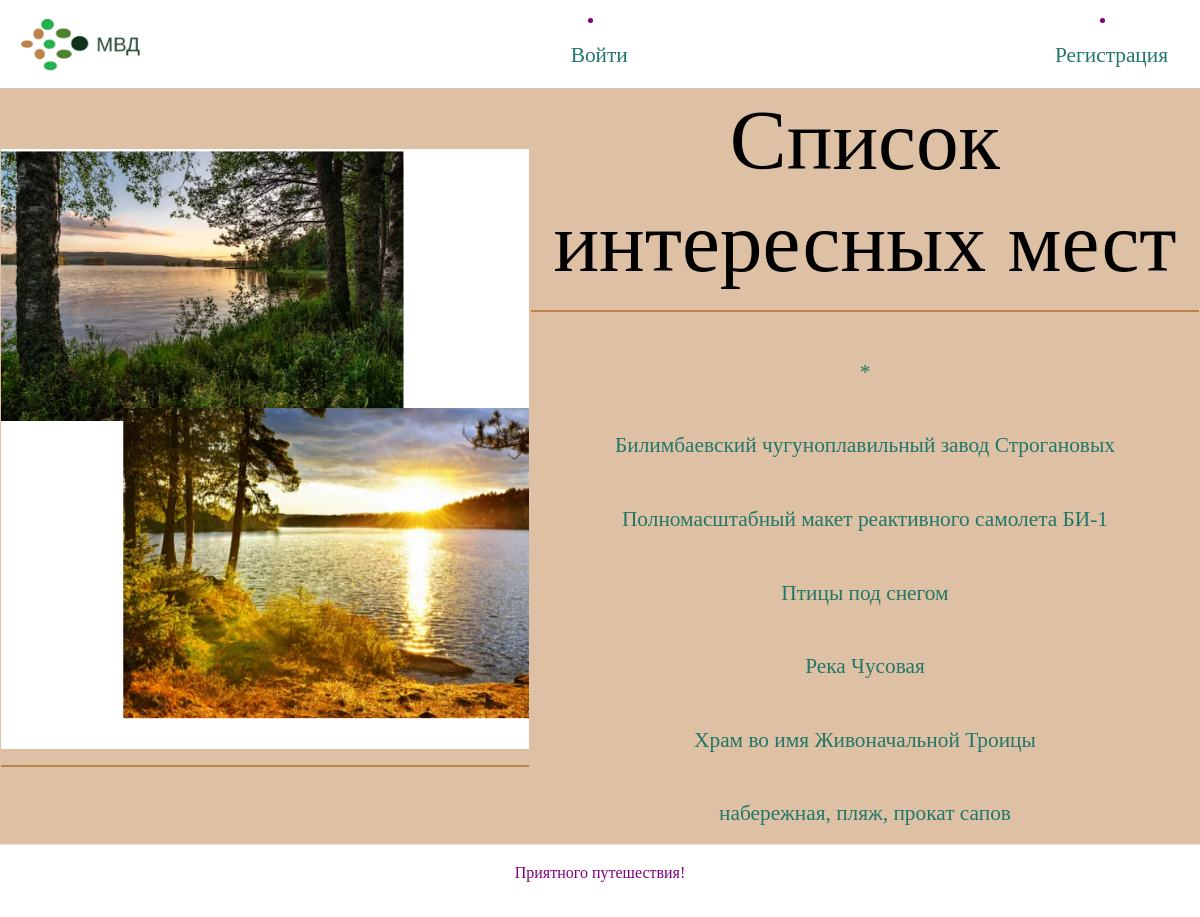
Screenshot of /interesting_places/ with the database file from the repository.
### sverdlovskroute/models.py (models this page shows)
class Interesting_place(models.Model):
    name = models.CharField(max_length=200)
    description = models.TextField()
    location = models.TextField()
    img = models.ImageField(upload_to='images/', blank=True, null=True)
    favourites = models.ManyToManyField(User, related_name='favourites', blank=True)
    class Meta:
        ordering = ["name"]
    def __str__(self):
        return self.name

### sverdlovskroute/views.py (the view)
# urls.py: path('interesting_places/', views.interesting_places_list, name = 'interesting_places_list'),
def interesting_places_list(request):
    interesting_places_list = Interesting_place.objects.all()
    template = 'sverdlovskroute/interesting_places_list.html'
    title = 'Маршруты выходного дня по Свердловской области'
    context = {
        'title': title,
        'interesting_places_list': interesting_places_list,
    }
    return render(request, template, context)

### templates/sverdlovskroute/interesting_places_list.html
{% extends 'base.html' %}
{% load static %}
{% block content %}
<table>
    <tr>
        <th> <img src="/static/img/img9.png" align=”middle” height="600px">
            <hr>
            </th><th><h1> Список интересных мест </h1><hr>
                {% for r in interesting_places_list %}
                <br>
                <h3> <a class="nav-link" href="{% url 'interesting_places_detail'  r.id %}">{{ r }}</a></h3>
        {% endfor %}</th>
    </tr>
  </table>
{% endblock %}

### templates/base.html (shortened to what this page needs)
{% load static %}
<!DOCTYPE html>
<html lang="ru">
  <head>
  </head>
  <body>
    <header>
      {% include 'includes/header.html' %}
      <link rel="stylesheet" type="text/css" href="{% static 'main.css' %}">
    </header>
    <main style="background: rgba(190, 131, 76, 0.5)">
      {% block content %}{% endblock %}
    </main>
    <footer>
      {% include 'includes/footer.html' %}
    </footer>
  </body>
</html>

### templates/includes/header.html (shortened to what this page needs)
{% load static %}
<head>
    <nav class="navbar navbar-light">
    <link rel="stylesheet" href="{% static 'css/bootstrap.min.css' %}" >
    <a class="navbar-brand" href="/">
        <img src="/static/img/logo.png" height="60px" class="d-inline-block align-top" alt="">
      </a>
    {% if user.is_authenticated %}
    <ul class="nav nav-pills">
        <li class="nav-item">
          <a class="nav-link" href="{% url 'route_map' %}">Карта</a>
        </li>
        <li class="nav-item">
          <a class="nav-link" href="{% url 'about' %}">О проекте</a>
        </li>
        <li class="nav-item">
          <a class="nav-link" href="{% url 'profile'  user.username %}">Личный кабинет</a>
        </li>
        <li class="nav-item">
          <a class="nav-link link-light" href="{% url 'contact_page' %}">Обратная связь</a>
        </li>
        <li class="nav-item">
          <a class="nav-link link-light" href="{% url 'logout' %}">Выйти</a>
        </li>
        <li>
          <h3>Пользователь: {{ user.username }}</h3>
        </li>
        {% else %}
        <li class="nav-item">
          <a class="nav-link link-light" href="{% url 'login' %}">Войти</a>
        </li>
        <li class="nav-item">
          <a class="nav-link link-light" href="auth/signup">Регистрация</a>
        </li>
        {% endif %}
  </nav>
</head>

### templates/includes/footer.html
<footer class="border-top text-center py-3">
    <p> Приятного путешествия! </p>
  </footer>

### static/css/main.css (style rules this page uses)
body { background-image: url('img/fon1.png'); background-repeat: no-repeat; background-size: cover; font-family: "Kyiv*Type Titling"; color: purple; }
h1 { font-family: "Kyiv*Type Titling" }

### templates/includes/header.html (style rules this page uses)
body { background-image: url('/static/img/fon1.png'); background-repeat: no-repeat; background-size: cover; font-family: "Kyiv*Type Titling"; color: #000000; }
h1 { font-family: "Kyiv*Type Titling"; color: #000000; font-size: 64pt; text-align: center }
h3 { font-family: "Kyiv*Type Titling"; color: #000000; font-size: 16pt; text-align: center }
a { color: #227768; font-size: 16pt; text-decoration: none; }
li { text-align: center }
th { text-align: center }
hr { border: none; background-color: #BE834C; color: #BE834C; height: 2px; }

### rows the page displays
Interesting_place: name "*"
Interesting_place: name "Билимбаевский чугуноплавильный завод Строгановых"
Interesting_place: name "Полномасштабный макет реактивного самолета БИ-1"
Interesting_place: name "Птицы под снегом"
Interesting_place: name "Река Чусовая"
Interesting_place: name "Храм во имя Живоначальной Троицы"
Interesting_place: name "набережная, пляж, прокат сапов"
